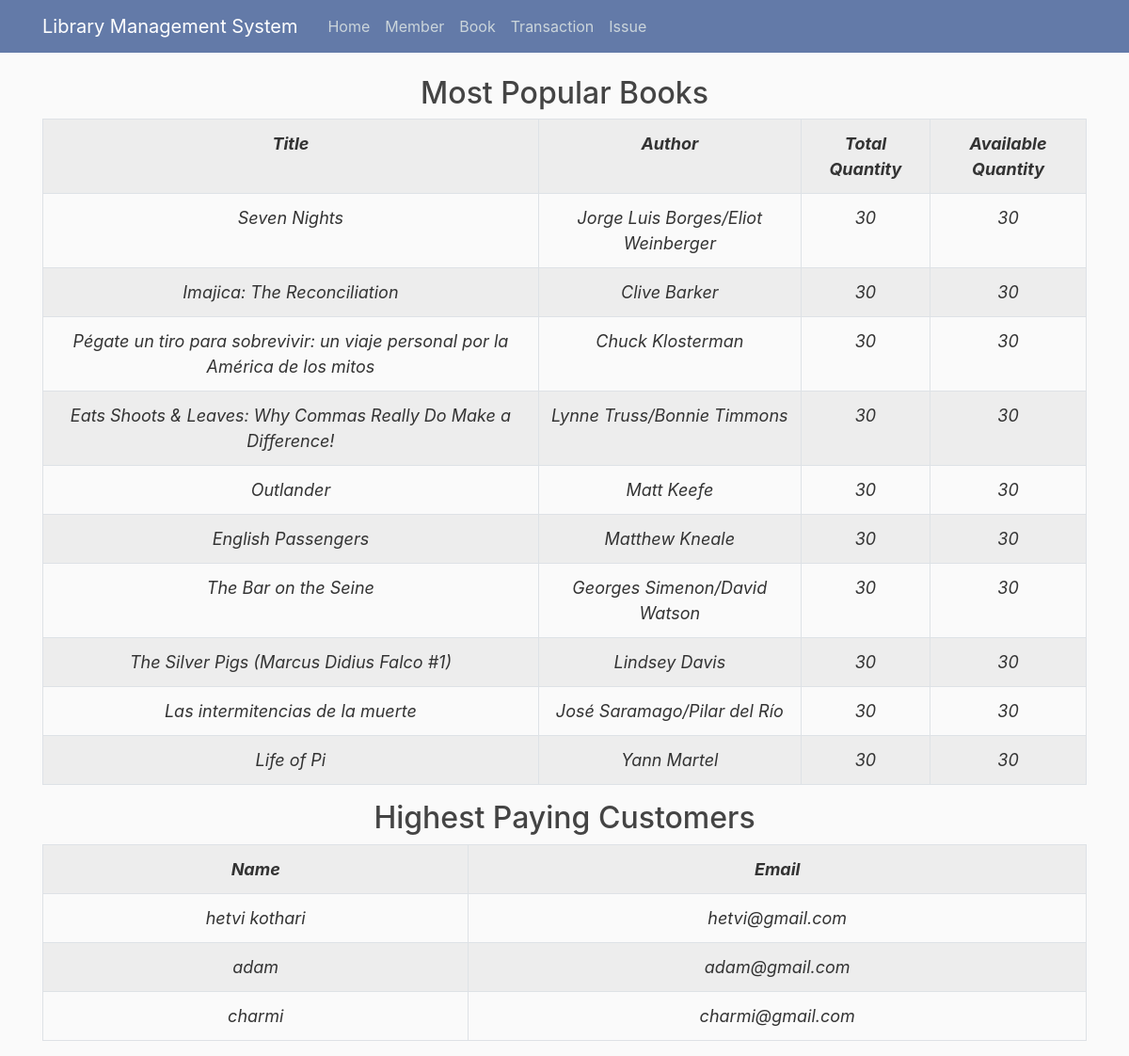
Page /home on the earlier database version.
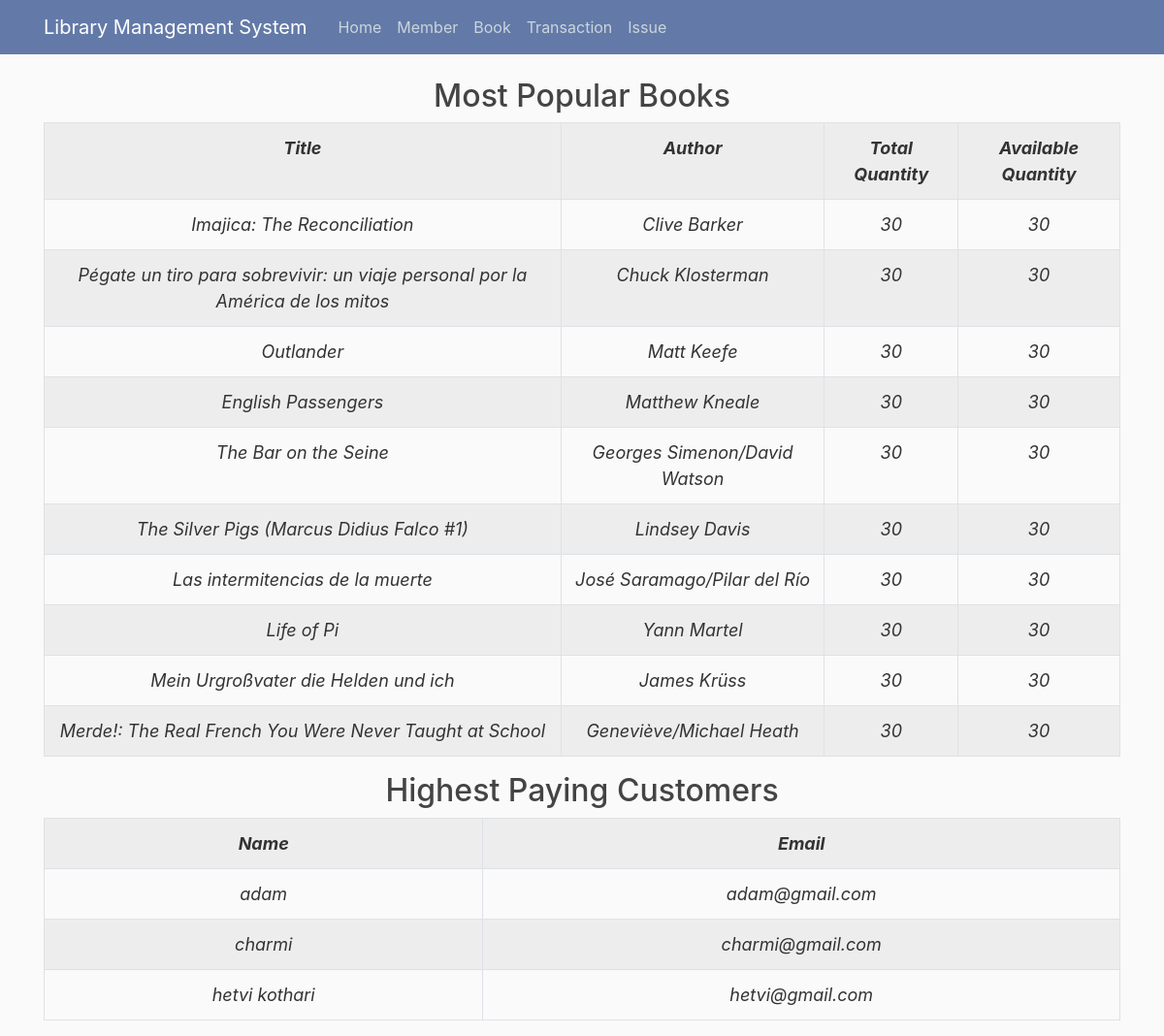
Same page on the later database version.
### library/models.py (models this page shows, shortened)
class Book(db.Model):
    id = db.Column(db.Integer, primary_key=True)
    title = db.Column(db.String, nullable=False)
    authors = db.Column(db.String, nullable=False)
    average_rating = db.Column(db.Float, nullable=False)
    isbn = db.Column(db.Integer, nullable=False)
    isbn13 = db.Column(db.Integer, nullable=False)
    language_code = db.Column(db.String(300), nullable=False)
    num_pages = db.Column(db.Integer, nullable=False)
    ratings_count = db.Column(db.Integer, nullable=False)
    text_reviews_count = db.Column(db.Integer, nullable=False)
    publication_date = db.Column(db.Date, nullable=False)
    publisher = db.Column(db.String, nullable=False)
    total_quantity = db.Column(db.Integer, default=30)
    available_quantity = db.Column(db.Integer, default=30, nullable=True)
    total_issue = db.Column(db.Integer, default=10, nullable=True)
    transaction = db.relationship('Transaction', backref='book', lazy=True, passive_deletes=True)

class Member(db.Model):
    id = db.Column(db.Integer, primary_key=True)
    name = db.Column(db.String, nullable=False)
    email = db.Column(db.String, unique=True, nullable=False)
    debt = db.Column(db.Integer, default=0)
    total_fees = db.Column(db.Integer, default=0)
    transaction = db.relationship('Transaction', backref="member", lazy=True, passive_deletes=True)

### library/routes/routes.py (the view)
@app.route("/")
@app.route("/home")
def home():
    members = Member.query.order_by(Member.total_fees).all()
    members = members[:10]
    books = Book.query.order_by(Book.total_issue).all()
    books = books[:10]
    return render_template('home.html',members=members, books=books)

### library/templates/home.html
{% extends "layout.html" %}
{% block content %}
<h2>Most Popular Books</h2>
<table class="table table-striped table-bordered table-responsive-lg">
    <tr>
        <th>Title</th>
        <th>Author</th>
        <th>Total Quantity</th>
        <th>Available Quantity</th>
    </tr>
    {% for book in books %}
    <tr>
        <td>{{ book.title }}</td>
        <td>{{ book.authors }}</td>
        <td>{{ book.total_quantity }}</td>
        <td>{{ book.available_quantity }}</td>
    </tr>
    {% endfor %}
</table>
<h2>Highest Paying Customers</h2>
<table class="table table-striped table-bordered table-responsive-lg">
    <tr>
        <th>Name</th>
        <th>Email</th>
    </tr>
    {% for member in members %}
    <tr>
        <td>{{ member.name }}</td>
        <td>{{ member.email }}</td>
    </tr>
    {% endfor %}
</table>
{% endblock %}

### library/templates/layout.html (shortened to what this page needs)
<!DOCTYPE html>
<html>
<head>
    <link rel="stylesheet" href="https://maxcdn.bootstrapcdn.com/bootstrap/4.0.0/css/bootstrap.min.css"
>
    <link rel="stylesheet" type="text/css" href="{{ url_for('static', filename='main.css') }}">
</head>
<body>
    <header class="site-header">
        <nav class="navbar navbar-expand-md navbar-dark bg-steel fixed-top">
            <div class="container">
                <a class="navbar-brand mr-4" href="{{ url_for('home')}}">Library Management System</a>
                <div class="collapse navbar-collapse" id="navbarToggle">
                    <div class="navbar-nav mr-auto">
                        <a class="nav-item nav-link" href="{{ url_for('home') }}">Home</a>
                        <a class="nav-item nav-link" href="{{ url_for('view_member')}}">Member</a>
                        <a class="nav-item nav-link" href="{{ url_for('view_book')}}">Book</a>
                        <a class="nav-item nav-link" href="{{ url_for('view_transaction')}}">Transaction</a>
                        <a class="nav-item nav-link" href="{{ url_for('add_transaction')}}">Issue</a>
                    </div>
                </div>
            </div>
        </nav>
    </header>
    <main role="main" class="container">
        <div class="row">
            <div class="col-md-12">
                {% block content %}{% endblock %}
            </div>
        </div>
    </main>
</body>
</html>

### library/static/main.css (style rules this page uses)
body { background: #fafafa; color: #333333; margin-top: 5rem; overflow: scroll; }
h1, h2, h3, h4, h5, h6 { color: #444444; text-align: center; }
.bg-steel { background-color: #637aa8; }
.site-header .navbar-nav .nav-link { color: #cbd5db; }
table, th, td { border: 51px solid black; border-collapse: collapse; text-align: center; font-weight: 400; font-size: large; font-style: italic; font-family: -apple-system, BlinkMacSystemFont, 'Segoe UI', Roboto, Oxygen, Ubuntu, Cantarell, 'Open Sans', 'Helvetica Neue', sans-serif; }
th { font-weight: bold; }

Differences in the rows shown:
no longer on this page (row edited): Book: title "Seven Nights", authors "Jorge Luis Borges/Eliot Weinberger", total_quantity "30", available_quantity "30"
no longer on this page (row edited): Book: title "Eats Shoots & Leaves: Why Commas Really Do Make a Difference!", authors "Lynne Truss/Bonnie Timmons", total_quantity "30", available_quantity "30"
now on this page (row unchanged): Book: title "Mein Urgroßvater die Helden und ich", authors "James Krüss", total_quantity "30", available_quantity "30"
now on this page (row unchanged): Book: title "Merde!: The Real French You Were Never Taught at School", authors "Geneviève/Michael Heath", total_quantity "30", available_quantity "30"
changed Member "hetvi kothari": moves down the list
